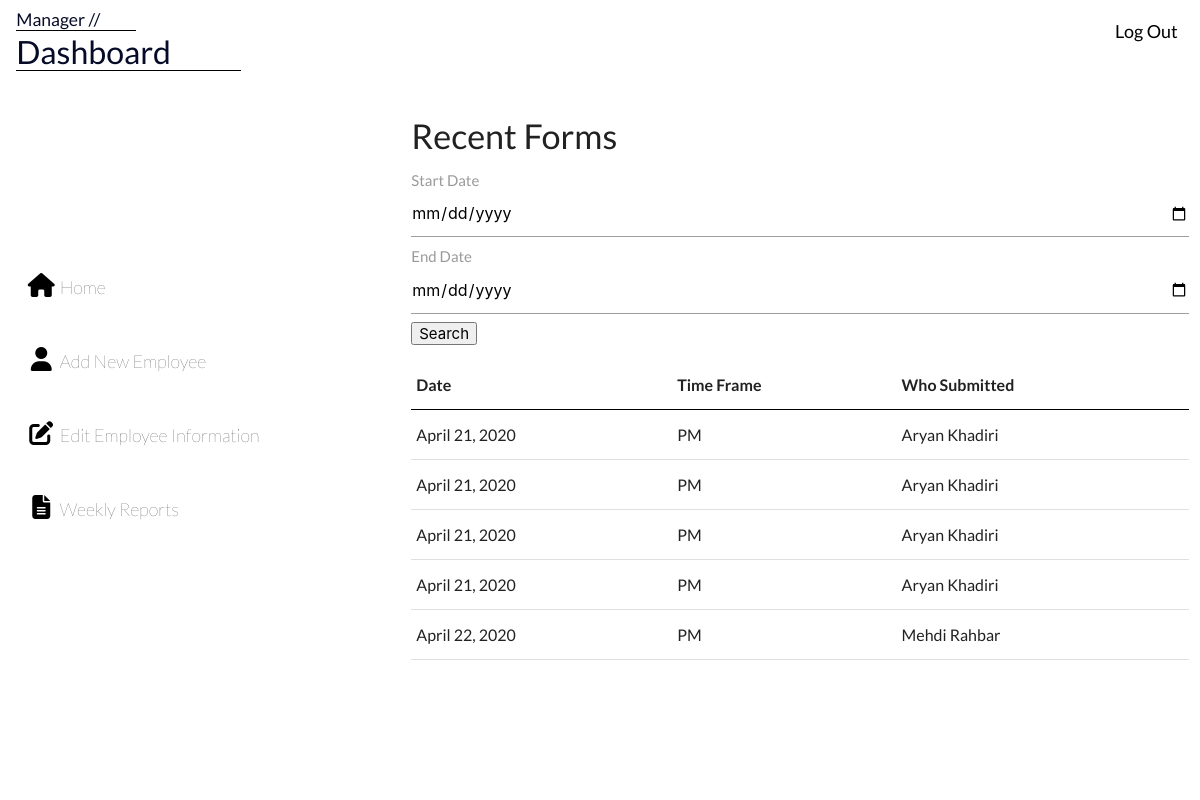
Page /manager/homepage (signed in) on the earlier database version.
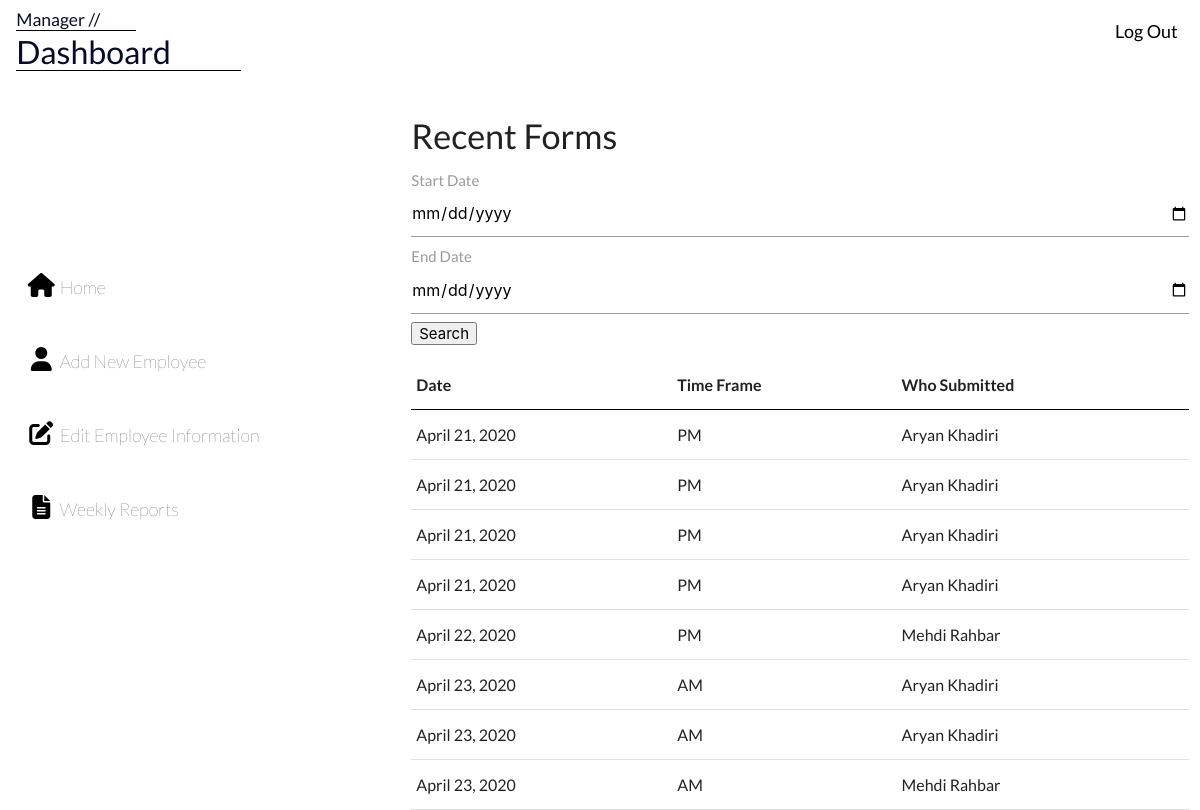
Same page on the later database version.
### Employees/models.py (models this page shows)
class Form(models.Model):
    date = models.DateField()
    time = models.TimeField()
    time_frame = models.CharField(max_length = 20, choices = (('AM','AM'),('PM','PM')))
    submitted_employee = models.ForeignKey(Employee, on_delete=models.CASCADE)
    cc_tip = models.FloatField()
    service_charge = models.FloatField()
    cash_sales = models.FloatField()
    cash_tip = models.FloatField()
    pre_shift_tip = models.FloatField()

### Manager/models.py (models this page shows, shortened)
class Employee (models.Model):
    name = models.CharField (max_length = 100)
    point = models.FloatField()
    phone = models.CharField(max_length = 10)
    def __str__(self):
        return self.name

### Manager/views.py (the view)
# urls.py: path('homepage', home_view, name = 'home'),
def home_view(request):
    if request.user.manager == False:
        return redirect('/employee/')
    title = 'Dashboard | Home'
    if request.method == 'POST':
        start_date = request.POST['start_date_input']
        end_date = request.POST['end_date_input']
        forms = Form.objects.filter(date__gte=start_date).filter(date__lte=end_date)
        return render(request, 'home.html', {'allForms':forms})
    today_date = datetime.today().date()
    week_ago = today_date - timedelta(days=7)
    allForms = Form.objects.filter(date__gte = week_ago)
    context = {
        'title': title,
        'allForms':allForms
    }
    return render(request, 'home.html', context)

### Login/models.py (called while the page is built)
    @property
    def is_active(self):
        return True

### Manager/templates/home.html (shortened to what this page needs)
{% extends 'base.html' %}
{% block content %}
<head>
   {% load static %}
   <link rel = "stylesheet" type = "text/css" href = "{% static 'home.css' %}">
</head>
<h4>Recent Forms</h4>
<div id = "period_selector">
   <form method = 'POST'>
      <label class = "date_label" id = "start_date_label"> Start Date</label>
      <input class = "dates" type = "date" name = "start_date_input" id = "start_date_input" required>
      <label class = "date_label" for = "end_date_input" id = "end_date_label"> End Date</label>
      <input class = "dates" type = "date" name = "end_date_input" id = "end_date_input" required>
      <input type = "submit" value = "Search">
   </form>
</div>
<div class="center-align" id="recent-forms">
   <table>
      <tr id="header">
         <th>Date</th>
         <th>Time Frame</th>
         <th>Who Submitted</th>
      </tr>
{% for form in allForms %}
      <tr>
         <td>{{form.date}}</td>
         <td>{{form.time_frame}}</td>
         <td>{{form.submitted_employee}}</td>
      </tr>
{% endfor %}
   </table>
</div>
{% endblock %}

Differences in the rows shown:
added Form: date "April 23, 2020", time_frame "AM", submitted_employee "Aryan Khadiri"
added Form: date "April 23, 2020", time_frame "AM", submitted_employee "Aryan Khadiri"
added Form: date "April 23, 2020", time_frame "AM", submitted_employee "Mehdi Rahbar"
